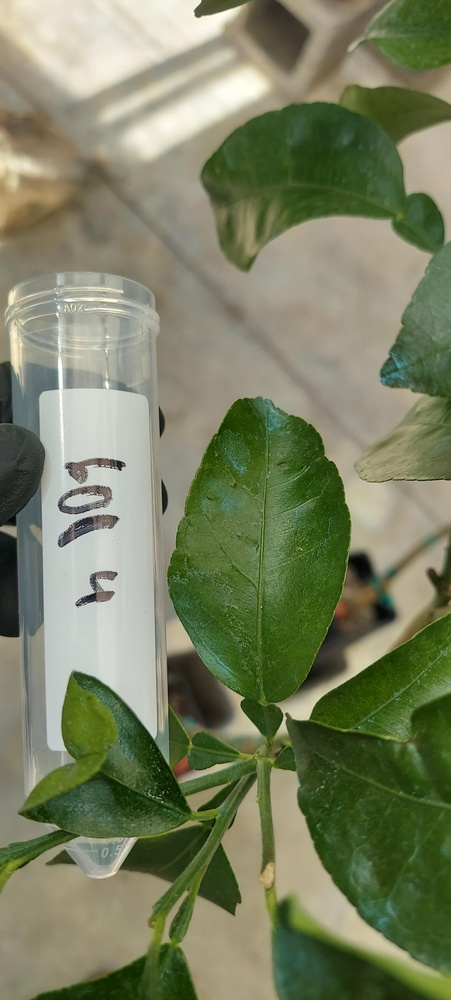
#> input picture datasets/agai_correct/v3/png_masks/train/ICP_600ppm_4_jpg.rf.7e7383a82fd37a49e34669e30683eff3.jpg, 451 x 1000 px, shrunk from 2084 x 4624 before the run, found by its file name
$ python load_image_and_mask.py
#> lines starting #> are read from the running program, lines starting #| are printed output that depends on the picture; after the words box and inside, x2 and y2 are one past the last pixel; in counts of white or black regions, pixels touching at a corner belong together
import cv2
import numpy as np
import matplotlib.pyplot as plt

# Paths
image_path = r"C:\Users\david\OneDrive - University of Central Florida\AgAI_REU_2026\Datasets\AgAI Correct\V3 - 2026-03-25 1415\PNG Masks\train\ICP_600ppm_4_jpg.rf.7e7383a82fd37a49e34669e30683eff3.jpg"
mask_path = r"C:\Users\david\OneDrive - University of Central Florida\AgAI_REU_2026\Datasets\AgAI Correct\V3 - 2026-03-25 1415\PNG Masks\train\ICP_600ppm_4_jpg.rf.7e7383a82fd37a49e34669e30683eff3_mask.png"

# Load image (BGR -> RGB)
image = cv2.imread(image_path)
#> image is the input picture: shape (1000, 451, 3); mean B, G, R 97.3, 128, 121.1
image = cv2.cvtColor(image, cv2.COLOR_BGR2RGB)

# Load mask (grayscale)
mask = cv2.imread(mask_path, cv2.IMREAD_GRAYSCALE)
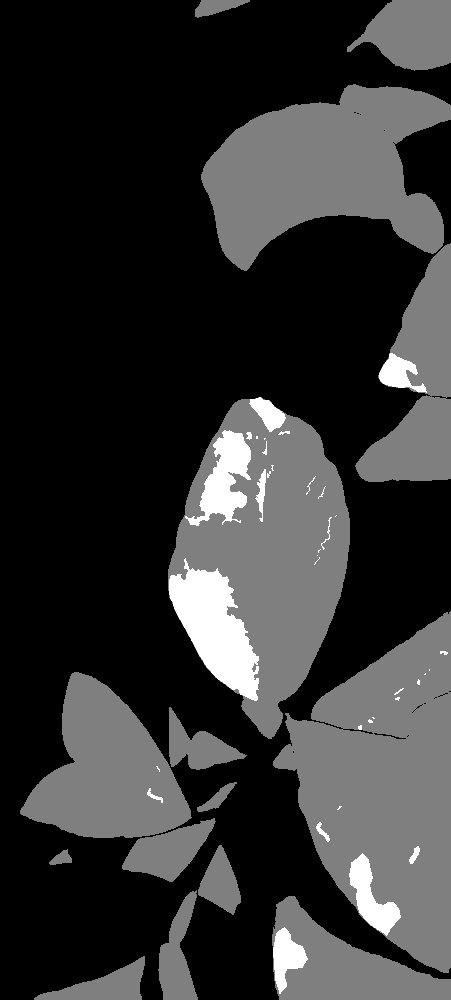
#> input picture datasets/agai_correct/v3/png_masks/train/ICP_600ppm_4_jpg.rf.7e7383a82fd37a49e34669e30683eff3_mask.png, 451 x 1000 px, shrunk from 2084 x 4624 before the run, found by its file name
#> mask is the input picture: shape (1000, 451); min 0, max 2, mean 0.399

# Normalize mask to binary (0 or 1)
mask_binary = (mask > 0).astype(np.uint8)
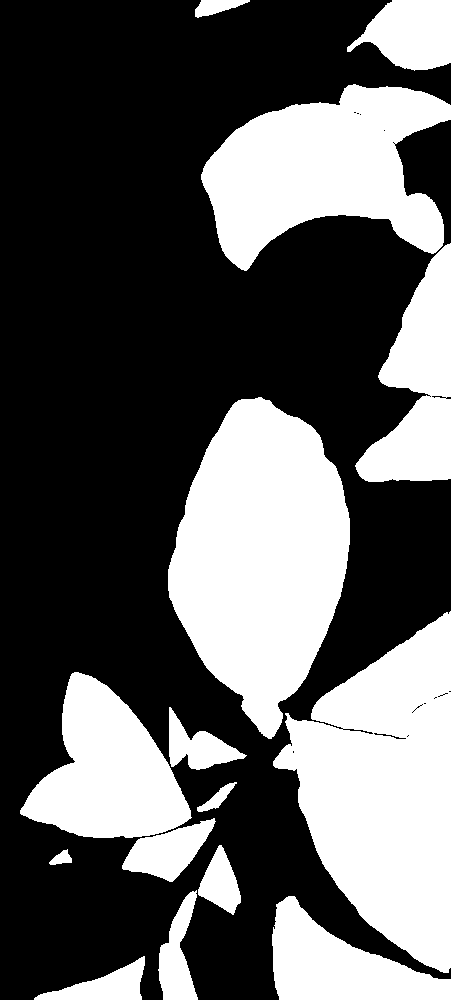
#> mask_binary: shape (1000, 451); values 0 (black) and 1 (white), 36.6% white; 15 white regions, largest, box (x1, y1, x2, y2) and area: (168, 397, 350, 739) 41285, (273, 611, 451, 973) 39370, (201, 84, 451, 271) 27791

# Create colored mask (red overlay)
mask_colored = np.zeros_like(image)
mask_colored[:, :, 0] = mask_binary * 255  # Red channel
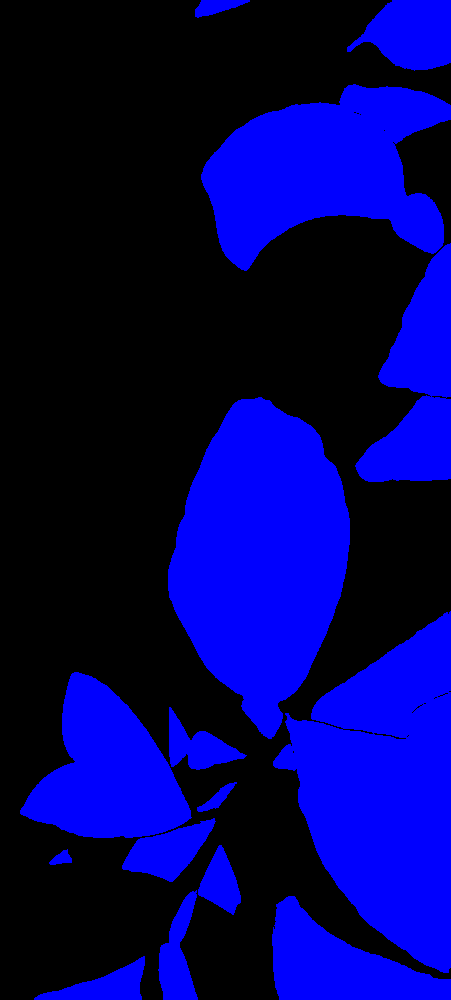
#> mask_colored: shape (1000, 451, 3); mean of channels 0, 1, 2 93.2, 0, 0; drawn as B, G, R

# Overlay mask on image
alpha = 0.5
overlay = cv2.addWeighted(image, 1, mask_colored, alpha, 0)
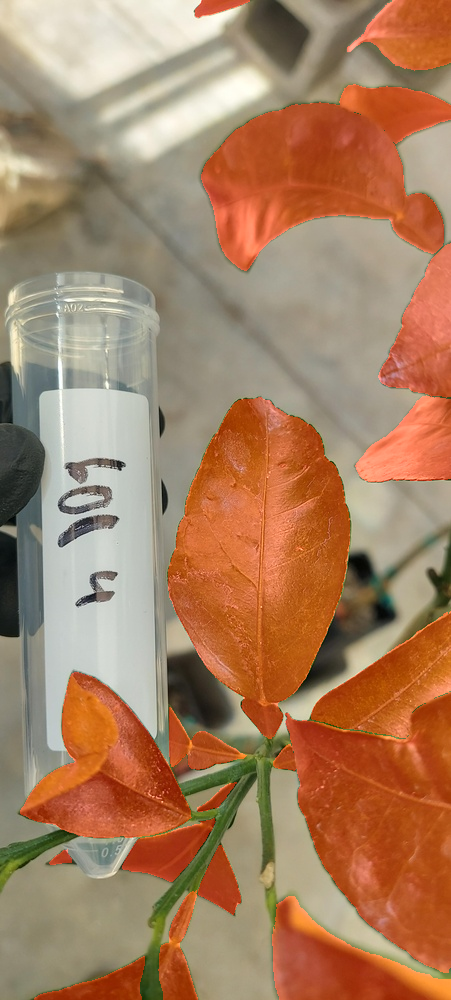
#> overlay: shape (1000, 451, 3); mean R, G, B 167.5, 128, 97.3

# Plot everything
plt.figure(figsize=(12, 4))

plt.subplot(1, 3, 1)
plt.title("Original Image")
plt.imshow(image)
plt.axis("off")

plt.subplot(1, 3, 2)
plt.title("Mask")
plt.imshow(mask_binary, cmap='gray')
plt.axis("off")

plt.subplot(1, 3, 3)
plt.title("Overlay")
plt.imshow(overlay)
plt.axis("off")

plt.tight_layout()
plt.show()
